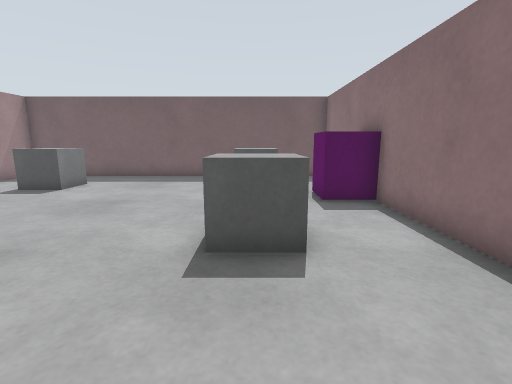
View 1 (above)

15 first-person views from a walk through a robot-simulator world made for Gazebo. The camera is 0.86 m above the floor, tilts 10° down and sees 85° across. The floor is counted in squares, 0.5 m on a side. Each view is taken from the middle of a square. On the plan, view 1 faces up. The plan holds only what a view shows up to about 15 squares ahead; the rest is blank.

View 2
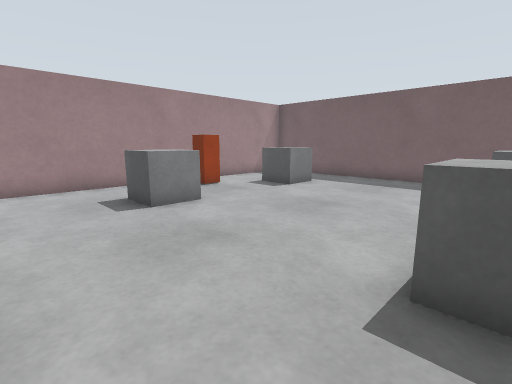

View 3
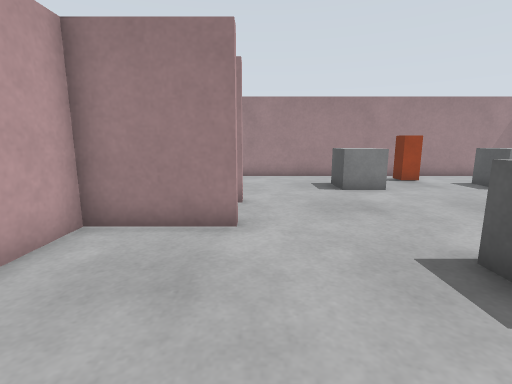

View 4
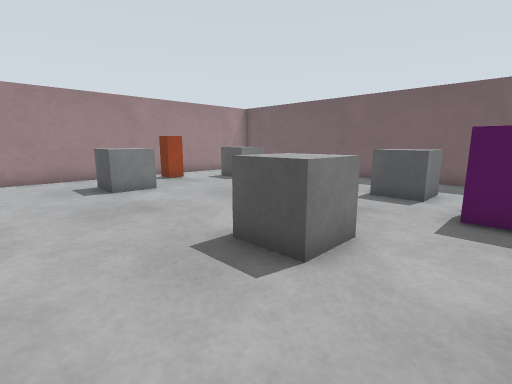

View 5
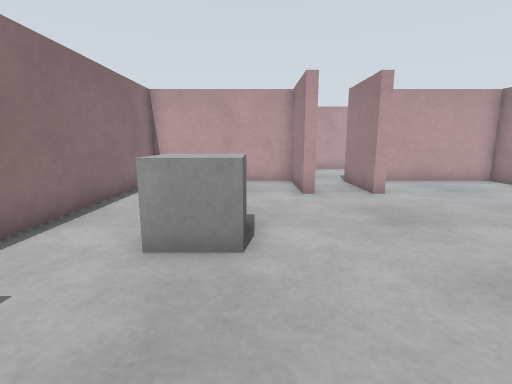

View 6
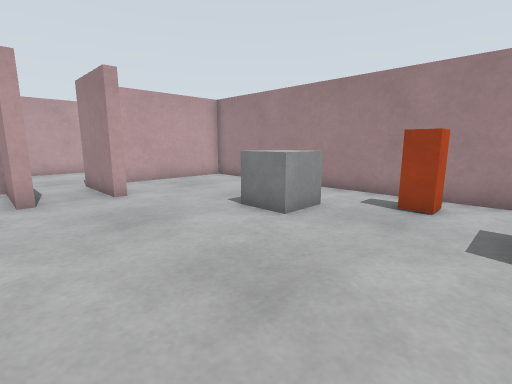

View 7
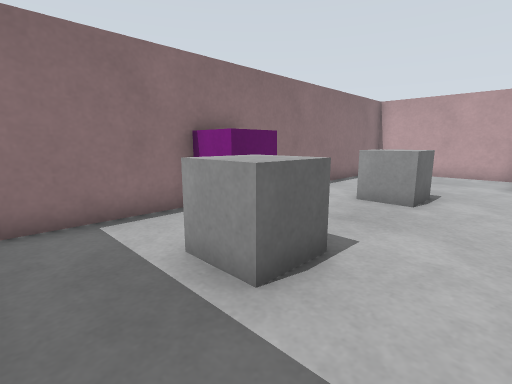

View 8
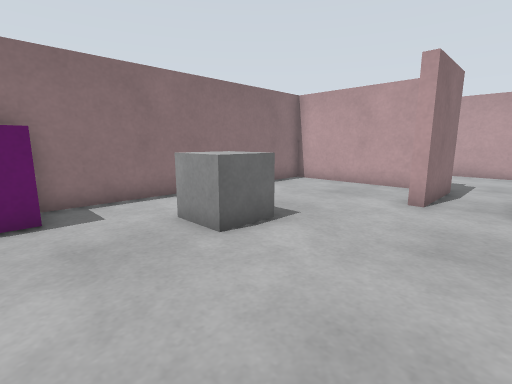

View 9
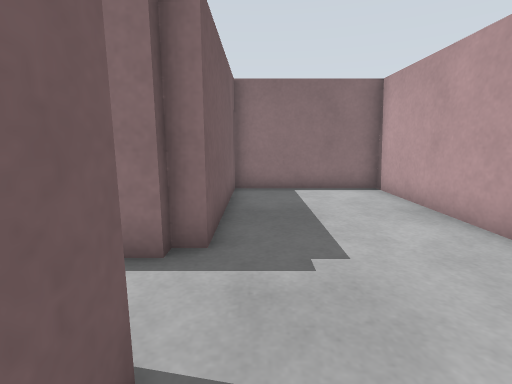

View 10
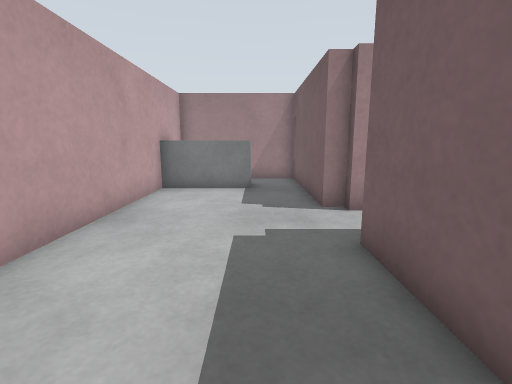

View 11
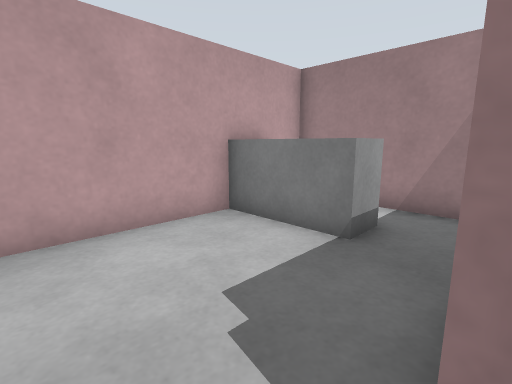

View 12
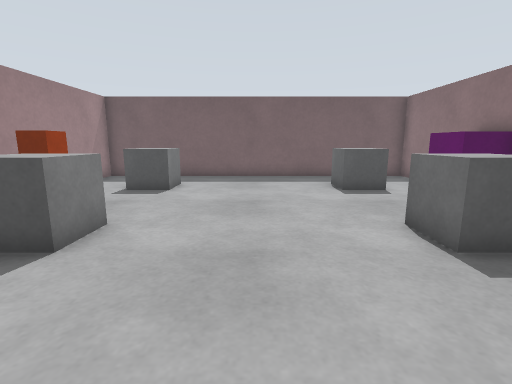

View 13
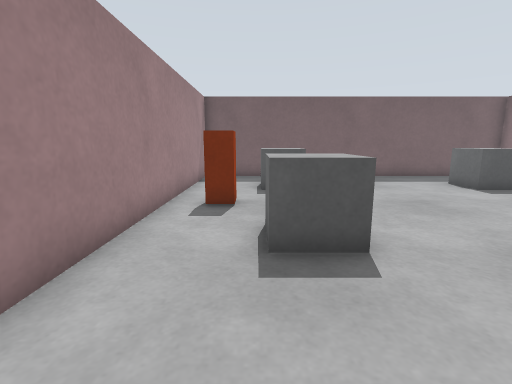

View 14
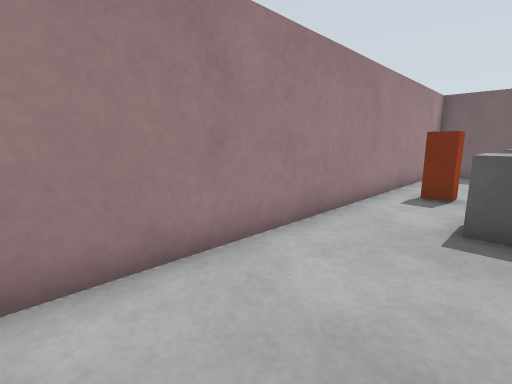

View 15
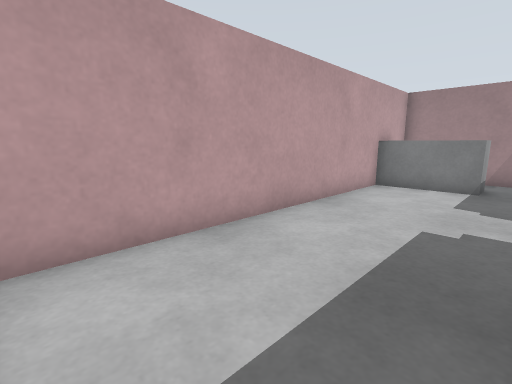

### Floor plan
Ten units are one square. View 1 is at (0, 0); x grows to the right and y downward. Boxes are objects, and circles mark ways between rooms. Rooms are numbered by the first view taken in them; rooms with no view inside come last. Other rooms are left out.
<svg viewBox="-121 -151 162 242">
<path fill="none" stroke="#000" d="M-30 -6 -26 -6 -26 26 36 26 36 -146 -116 -146 -116 26 -65 26M-55 -6 -50 -6M-50 -6 -50 26 -54 26 -54 32 -116 32 -116 86 36 86 36 32 -26 32 -26 26 -30 26 -30 -6"/>
<rect x="-105" y="-85" width="10" height="10" fill="#bbb"><title>orange box</title></rect>
<rect x="-95" y="-65" width="30" height="30" fill="#bbb"><title>grey box</title></rect>
<rect x="-95" y="-125" width="30" height="30" fill="#bbb"><title>grey box</title></rect>
<rect x="-15" y="-65" width="30" height="30" fill="#bbb"><title>grey box</title></rect>
<rect x="-15" y="-125" width="30" height="30" fill="#bbb"><title>grey box</title></rect>
<rect x="15" y="-105" width="20" height="30" fill="#bbb"><title>magenta box</title></rect>
<rect x="-105" y="45" width="20" height="40" fill="#bbb"><title>counter</title></rect>
<circle cx="-40" cy="0" r="3" fill="#2a7"/>
<text x="-40" y="-60">1</text>
<text x="-40" y="60">2</text>
</svg>
Room 1 opens to room 2.

Where each view was taken, in squares from view 1:
view 1: 0 up, 0 right, facing up
view 2: 1 up, 0 right, facing up-left
view 3: 1 up, 3 right, facing left
view 4: 1 up, 3 right, facing up-left
view 5: 10 up, 1 left, facing down
view 6: 10 up, 2 left, facing down-left
view 7: 14 up, 3 left, facing down-right
view 8: 9 up, 5 left, facing down-right
view 9: 4 down, 7 left, facing right
view 10: 5 down, 2 right, facing left
view 11: 3 down, 4 left, facing down-left
view 12: 0 up, 4 left, facing up
view 13: 0 up, 9 left, facing up
view 14: 2 down, 8 left, facing up-left
view 15: 4 down, 3 right, facing down-left
